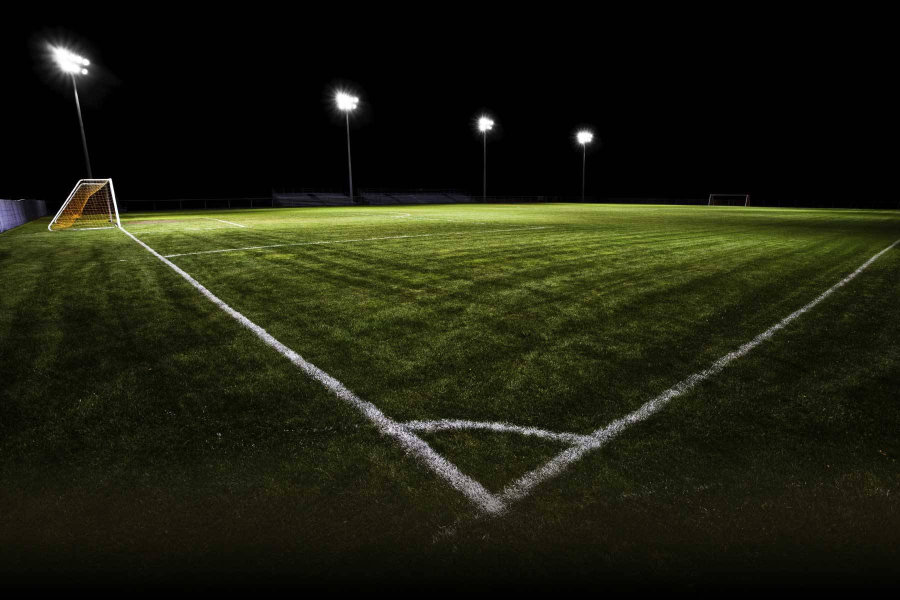
#> input picture images/input.jpg, 1800 x 1200 px (shown at 1/2 size)
$ jupyter execute --allow-errors '2. Image manipulation.ipynb'
#> lines starting #> are read from the running program, lines starting #| are printed output that depends on the picture; after the words box and inside, x2 and y2 are one past the last pixel; in counts of white or black regions, pixels touching at a corner belong together
### 2. Image manipulation
1. transfoemations,affine and non affine

2. translations

3. Rotations

4. Scaling,re-sizing and interpolations

5. Image pyramids

6. Cropping

7. Arithmetic operations

8. Bitwise operations

9. Convulotions and Blurring

10. sharpening

11. thresholding and Binarization

12. Dilation,erosion,oppening and closing

13. Edge detection

14. Perspective and Affine transforms

[cell 1]
import cv2 as cv
import numpy as np

##### 2. translation
is an affine transformation that shift image in a given direction ubtained by multiplying
the matrix image with T=[[1,0,Tx],[0,1,Ty]]

[cell 2]
img=cv.imread("./images/input.jpg")
#> img is the input picture: shape (1200, 1800, 3); mean B, G, R 15.4, 31.6, 29.7
h,w=img.shape[:2]
#> h = 1200; w = 1800
#
T=np.array([[1,0,h/8],[0,1,w/8]])
#> T = [[1, 0, 150], [0, 1, 225]]
trans_img=cv.warpAffine(img,T,(h,w))
cv.imshow("translation",trans_img)
cv.waitKey()
cv.destroyAllWindows()

##### 3. Rotations
multiply by M=[[cos&,-sin&],[sin&,cos&]] while & is the angle of rotation
cv2.getRotationMatrix2D(rotation_center_x, rotation_center_y, angle of rotation, scale)

[cell 3]
R=cv.getRotationMatrix2D((h/2,w/2),90,1)
Rotated_img=cv.warpAffine(img,R,(h,w))
cv.imshow("Rotation",Rotated_img)
cv.waitKey()
cv.destroyAllWindows()

[cell 4]
 #Let's now to a horizontal flip.
flipped = cv.flip(img, -1)
cv.imshow('Horizontal Flip', flipped)
cv.waitKey()
cv.destroyAllWindows()

#### 4. Scaling, re-sizing and interpolations
interpolation is a method used to construct new data points within range of a discrete set of known data points
it is very important when resizing an image to fill the gaps between pixels
there a lot of interpolation techniques implemented by Opencv (see doc)

Resizing is very easy in opencvusing the method
cv2.resize(image, dsize(output image size), x scale, y scale, interpolation)

[cell 5]
linInter=cv.resize(img,None,fx=0.75,fy=0.75)
cv.imshow("",linInter)
cv.waitKey()
# Cubic Interpolation
linInter=cv.resize(img,None,fx=2,fy=2,interpolation = cv.INTER_CUBIC)
#> linInter: shape (2400, 3600, 3)
cv.imshow("",linInter)
cv.waitKey()
# Area Interpôlation(best for down sampling)
linInter=cv.resize(img,(900,600),interpolation = cv.INTER_AREA)
#> linInter: shape (600, 900, 3)
cv.imshow("",linInter)
cv.waitKey()
cv.destroyAllWindows()

#### 5. Image pyramids
technique used in resizing that help us get multiple downsizing copies of the same image

[cell 6]
copies=4
pyramid=img
for i in range(0,copies):
    pyramid=cv.pyrDown(pyramid)
    cv.imshow("",pyramid)
    cv.waitKey()
cv.destroyAllWindows()

Note: be careful with resizing because once you downsize your image you can not upsize it with the same quality

[cell 7]
small=cv.pyrDown(img)
cv.imshow("",img)
cv.waitKey()
large=cv.pyrUp(small)
large=cv.imshow("image after downsizing and upsizing",large)
cv.waitKey()
cv.destroyAllWindows()

#### 6.Cropping:
extract a part of an image

[cell 8]
# Let's get the starting pixel coordiantes (top  left of cropping rectangle)
start_row, start_col = int(h * .25), int(w * .25)
#> start_row = 300; start_col = 450

# Let's get the ending pixel coordinates (bottom right)
end_row, end_col = int(h * .75), int(w * .75)
#> end_row = 900; end_col = 1350

# Simply use indexing to crop out the rectangle we desire
cropped = img[start_row:end_row , start_col:end_col]

cv.imshow("Original Image", img)
cv.waitKey(0)
cv.imshow("Cropped Image", cropped)
cv.waitKey(0)
cv.destroyAllWindows()

###### 7. Arithmetic Operations:
are basically adding or substracting matrices to the image which has the effect of increasing or deacring brightness or intensity

[cell 9]
M=np.ones(img.shape,dtype="uint8")*100
added=img+M
cv.imshow("adding M",added)
subbe=img-M
cv.waitKey(0)

cv.imshow("sub M",subbe)
cv.waitKey(0)
cv.destroyAllWindows()

#### 8.Bitwise opeartions:
Operations like And,Or,Xor,Not are useful in masking

[cell 10]
# If you're wondering why only two dimensions, well this is a grayscale image,
# if we doing a colored image, we'd use
# rectangle = np.zeros((300, 300, 3),np.uint8)

# Making a sqare
square = np.zeros((300, 300), np.uint8)
cv.rectangle(square, (50, 50), (250, 250), 255, -2)
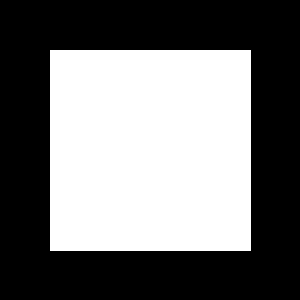
#> square: shape (300, 300); 44.9% white; 1 white region, box (x1, y1, x2, y2) and area: (50, 50, 251, 251) 40401
cv.imshow("Square", square)
cv.waitKey(0)

# Making a ellipse
ellipse = np.zeros((300, 300), np.uint8)
cv.ellipse(ellipse, (150, 150), (150, 150), 30, 0, 180, 255, -1)
#> ellipse: shape (300, 300); 39.6% white; 1 white region, box (x1, y1, x2, y2) and area: (0, 75, 281, 300) 35626
cv.imshow("Ellipse", ellipse)
cv.waitKey(0)

cv.destroyAllWindows()

# Shows only where they intersect
And = cv.bitwise_and(square, ellipse)
#> And: shape (300, 300); 22.6% white; 1 white region, box (x1, y1, x2, y2) and area: (50, 92, 251, 251) 20305
cv.imshow("AND", And)
cv.waitKey(0)

# Shows where either square or ellipse is
bitwiseOr = cv.bitwise_or(square, ellipse)
#> bitwiseOr: shape (300, 300); 61.9% white; 2 black regions, box (x1, y1, x2, y2) and area: (0, 0, 300, 300) 29520, (0, 157, 131, 300) 4758
cv.imshow("OR", bitwiseOr)
cv.waitKey(0)

# Shows where either exist by itself
bitwiseXor = cv.bitwise_xor(square, ellipse)
#> bitwiseXor: shape (300, 300); 39.4% white; 1 white region, box (x1, y1, x2, y2) and area: (0, 50, 281, 300) 35417
cv.imshow("XOR", bitwiseXor)
cv.waitKey(0)

# Shows everything that isn't part of the square
bitwiseNot_sq = cv.bitwise_not(square)
cv.imshow("NOT - square", bitwiseNot_sq)
cv.waitKey(0)

### Notice the last operation inverts the image totally

cv.destroyAllWindows()

##### 9. Convolution and Blurring
convolution is a mathematical operation performed on two functions producing a third one which is typically a modified version of the one of the original one's

[cell 11]
### bluring using a 3,3 matrice
kernel=np.ones((3,3),dtype="uint8")/9
blu3_img=cv.filter2D(img,-1,kernel)
cv.imshow("blu3",blu3_img)
cv.waitKey(0)

### bluring using a 9,9 matrice
kernel=np.ones((9,9),dtype="uint8")/81
blu9_img=cv.filter2D(img,-1,kernel)
cv.imshow("blu9_img",blu9_img)
cv.waitKey(0)

cv.destroyAllWindows()

########other commmonly used blurring methods

[cell 12]
# Averaging done by convolving the image with a normalized box filter.
# This takes the pixels under the box and replaces the central element
# Box size needs to odd and positive
blur = cv.blur(img, (3,3))
cv.imshow('Averaging', blur)
cv.waitKey(0)

# Instead of box filter, gaussian kernel
Gaussian = cv.GaussianBlur(img, (7,7), 0)
cv.imshow('Gaussian Blurring', Gaussian)
cv.waitKey(0)

# Takes median of all the pixels under kernel area and central
# element is replaced with this median value
median = cv.medianBlur(img, 5)
cv.imshow('Median Blurring', median)
cv.waitKey(0)

# Bilateral is very effective in noise removal while keeping edges sharp
bilateral = cv.bilateralFilter(img, 9, 75, 75)
cv.imshow('Bilateral Blurring', bilateral)
cv.waitKey(0)
cv.destroyAllWindows()

########## Image De-noising - Non-Local Means Denoising
There are 4 variations of Non-Local Means Denoising:

cv2.fastNlMeansDenoising() - works with a single grayscale images
cv2.fastNlMeansDenoisingColored() - works with a color image.
cv2.fastNlMeansDenoisingMulti() - works with image sequence captured in short period of time (grayscale images)
cv2.fastNlMeansDenoisingColoredMulti() - same as above, but for color images.

[cell 13]
# Parameters, after None are - the filter strength 'h' (5-10 is a good range)
# Next is hForColorComponents, set as same value as h again
#
dst = cv.fastNlMeansDenoisingColored(img, None, 6, 6, 7, 21)

cv.imshow('Fast Means Denoising', dst)
cv.waitKey(0)

cv.destroyAllWindows()

####### 10.Sharpening
the opposite of blurring ,it strenghthen and emphasize edges in an image

[cell 14]
kernel=np.array([[-1,-1,-1],[-1,9,-1],[-1,-1,-1]])
sharp_age=cv.filter2D(img,-1,kernel)

cv.imshow('Sharped Image', sharp_age)
cv.waitKey(0)

cv.destroyAllWindows()

##### 11.Thresholding, Binarization & Adaptive Thresholding
In thresholding, we convert a grey scale image to it's binary form

[cell 15]
# Values below 127 goes to 0 (black, everything above goes to 255 (white)
ret,thresh1 = cv.threshold(img, 127, 255, cv.THRESH_BINARY)
cv.imshow('1 Threshold Binary', thresh1)
cv.waitKey(0)
# Values below 127 go to 255 and values above 127 go to 0 (reverse of above)
ret,thresh2 = cv.threshold(img, 127, 255, cv.THRESH_BINARY_INV)
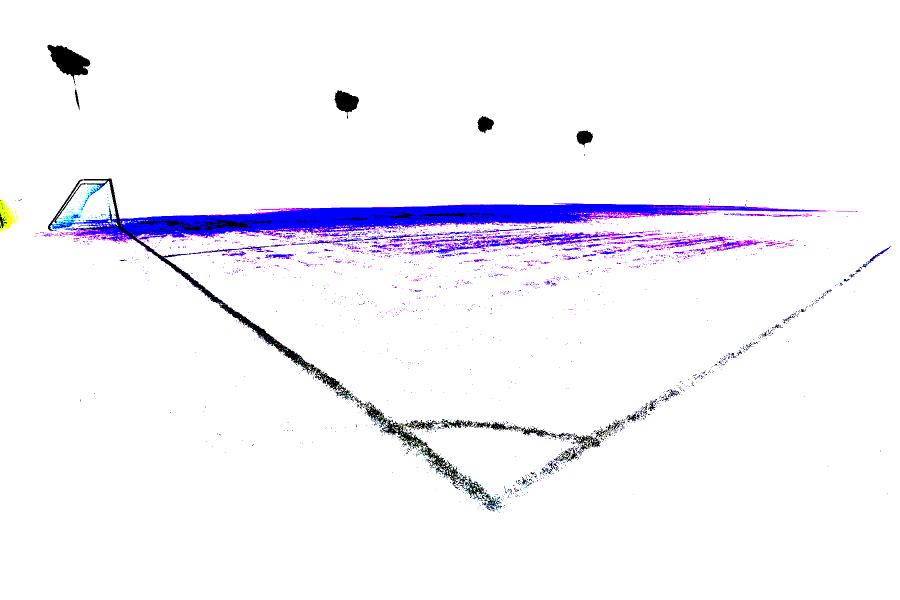
#> thresh2: shape (1200, 1800, 3) (shown at 1/2 size); mean B, G, R 251.5, 243.9, 245.6
cv.imshow('2 Threshold Binary Inverse', thresh2)
cv.waitKey(0)
# Values above 127 are truncated (held) at 127 (the 255 argument is unused)
ret,thresh3 = cv.threshold(img, 127, 255, cv.THRESH_TRUNC)
cv.imshow('3 THRESH TRUNC', thresh3)
cv.waitKey(0)
# Values below 127 go to 0, above 127 are unchanged
ret,thresh4 = cv.threshold(img, 127, 255, cv.THRESH_TOZERO)
cv.imshow('4 THRESH TOZERO', thresh4)
cv.waitKey(0)
# Resever of above, below 127 is unchanged, above 127 goes to 0
ret,thresh5 = cv.threshold(img, 127, 255, cv.THRESH_TOZERO_INV)
cv.imshow('5 THRESH TOZERO INV', thresh5)
cv.waitKey(0)

cv.destroyAllWindows()

Is there a better way off thresholding?

The biggest downfall of those simple threshold methods is that we need to provide the threshold value (i.e. the 127 value we used previously).
What if there was a smarter way of doing this?
There is with, Adaptive thresholding.

[cell 16]
# It's good practice to blur images as it removes noise
image = cv.GaussianBlur(img, (3, 3), 0)

# Using adaptiveThreshold
#> (the rest of this cell did not finish here and is left out)

##### 12. Dilation,Erosion ,Opening, Closing
Dilation: add pixels to the boundaries of objects in images)
Erosion : remove pixels of the boundaries of objects in an Image
Opening: E->D
Closing: D->E

O and C are great tools for noise removing

[cell 17]
kernel = np.ones((5,5), np.uint8)

# Now we erode
erosion = cv.erode(image, kernel, iterations = 1)
cv.imshow('Erosion', erosion)
cv.waitKey(0)

#
dilation = cv.dilate(image, kernel, iterations = 1)
cv.imshow('Dilation', dilation)
cv.waitKey(0)

# Opening - Good for removing noise
opening = cv.morphologyEx(image, cv.MORPH_OPEN, kernel)
cv.imshow('Opening', opening)
cv.waitKey(0)

# Closing - Good for removing noise
closing = cv.morphologyEx(image, cv.MORPH_CLOSE, kernel)
cv.imshow('Closing', closing)
cv.waitKey(0)
#> Out = 27

There are some other less popular morphology operations, see the official OpenCV site:
http://docs.opencv.org/3.0-beta/doc/py_tutorials/py_imgproc/py_morphological_ops/py_morphological_ops.html

#### 13. Edge detection and image gradient
Edges can be defined as sudden changes in image
edge detection is a very importatnt area in computer vision specially when dealing with countours
OpenCv many types of edge detection algo such as:
* Sobel: to emphasize vertical and horizontal edges
* Lapalacian: Gets all orientations
* Canny : Optimal due to its low error rate (see more abut Canny)

[cell 18]
image=img
# Extract Sobel Edges
sobel_x = cv.Sobel(image, cv.CV_64F, 0, 1, ksize=5)
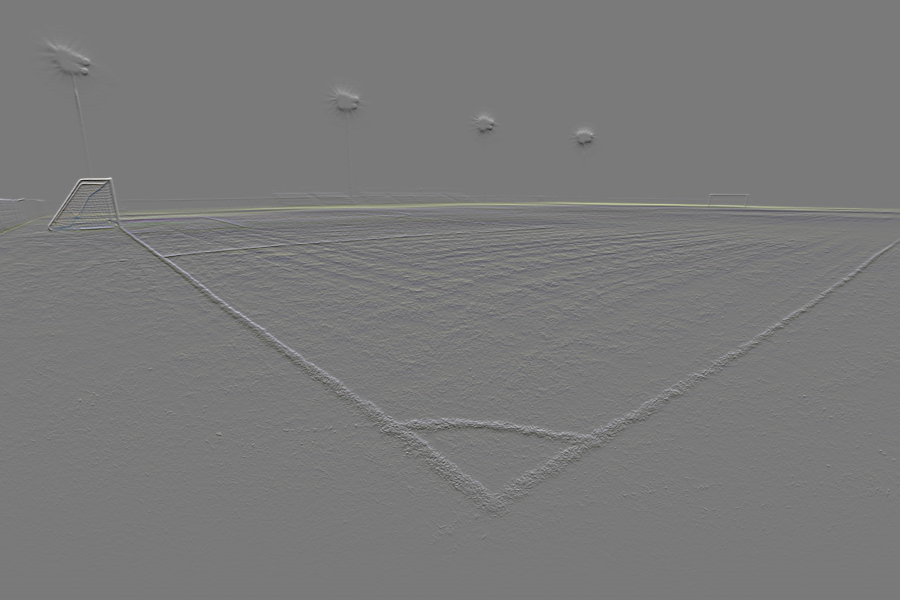
#> sobel_x: shape (1200, 1800, 3) float64 (shown at 1/2 size); mean B, G, R 0, 0, 0; drawn with min black and max white
sobel_y = cv.Sobel(image, cv.CV_64F, 1, 0, ksize=5)

cv.imshow('Original', image)
cv.waitKey(0)
cv.imshow('Sobel X', sobel_x)
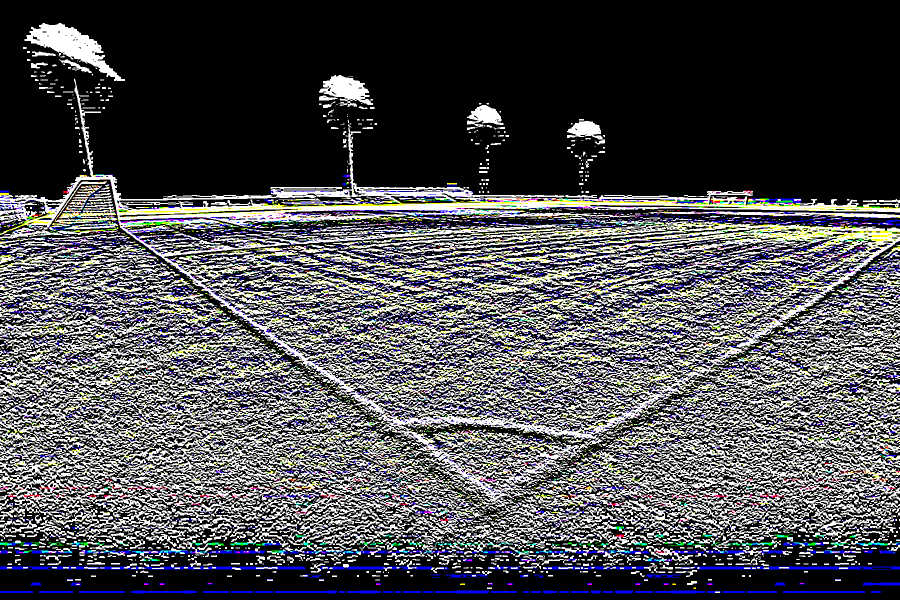
#> window 'Sobel X': shape (1200, 1800, 3) (shown at 1/2 size); mean B, G, R 80.5, 77.4, 77.3
cv.waitKey(0)
cv.imshow('Sobel Y', sobel_y)
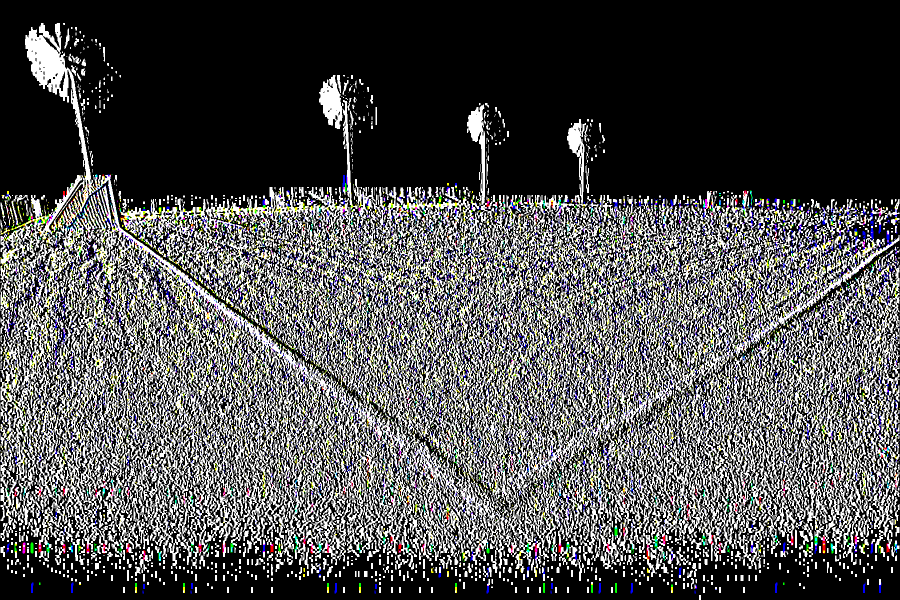
#> window 'Sobel Y': shape (1200, 1800, 3) (shown at 1/2 size); mean B, G, R 80, 79.9, 79.8
cv.waitKey(0)

sobel_OR = cv.bitwise_or(sobel_x, sobel_y)
#> sobel_OR: shape (1200, 1800, 3) float64; 0.43% of the values are NaN or infinite; the others: min -131056, max 131056, mean -5808.7
cv.imshow('sobel_OR', sobel_OR)
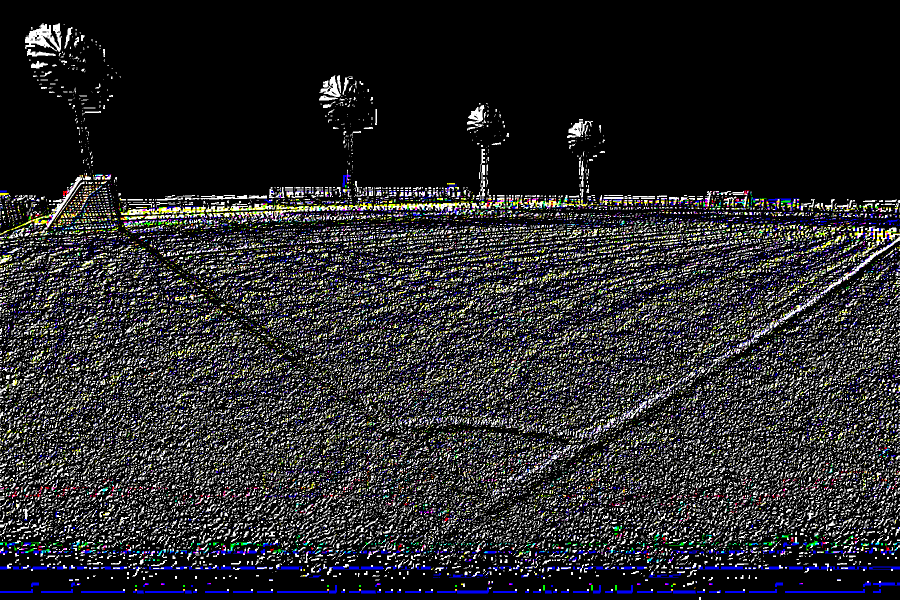
#> window 'sobel_OR': shape (1200, 1800, 3) (shown at 1/2 size); mean B, G, R 42.1, 39.9, 39.8
cv.waitKey(0)

laplacian = cv.Laplacian(image, cv.CV_64F)
cv.imshow('Laplacian', laplacian)
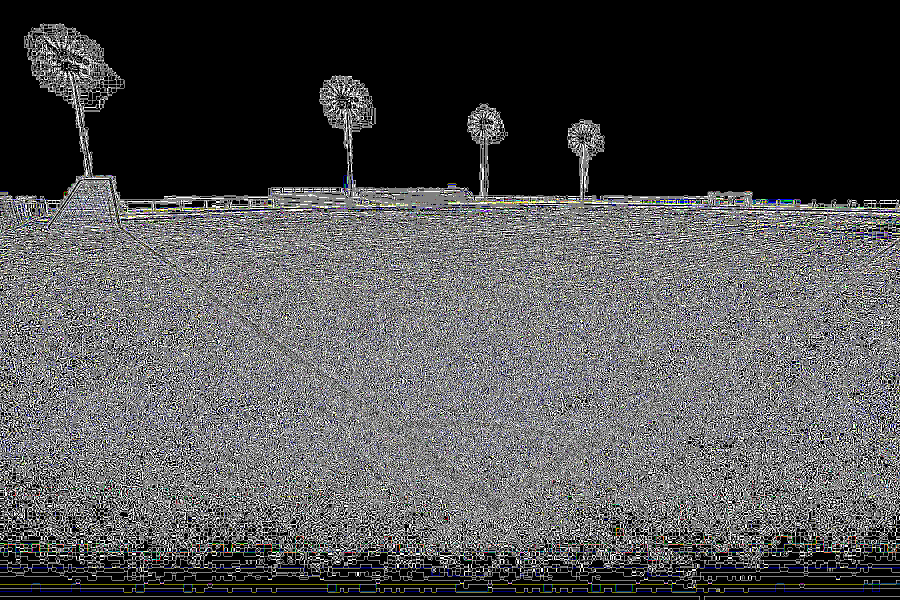
#> window 'Laplacian': shape (1200, 1800, 3) (shown at 1/2 size); mean B, G, R 80.1, 79.4, 79.2
cv.waitKey(0)


##  Then, we need to provide two values: threshold1 and threshold2. Any gradient value larger than threshold2
# is considered to be an edge. Any value below threshold1 is considered not to be an edge.
#Values in between threshold1 and threshold2 are either classiﬁed as edges or non-edges based on how their
#intensities are “connected”. In this case, any gradient values below 60 are considered non-edges
#whereas any values above 120 are considered edges.


# Canny Edge Detection uses gradient values as thresholds
# The first threshold gradient
canny = cv.Canny(image, 50, 120)
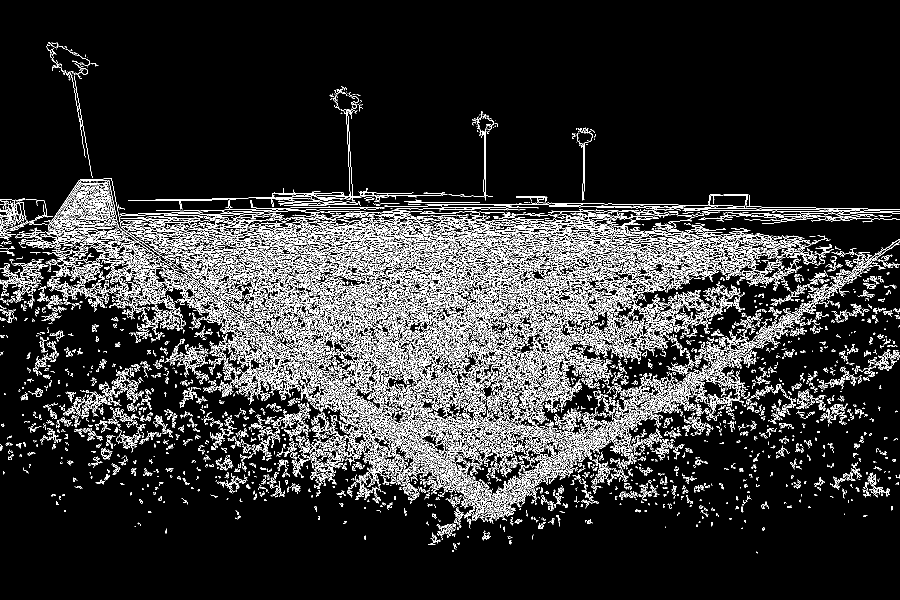
#> canny: shape (1200, 1800) (shown at 1/2 size); 11.8% white in thin lines or dots, all inside (x1, y1, x2, y2) = (0, 85, 1800, 1107)
cv.imshow('Canny', canny)
cv.waitKey(0)

cv.destroyAllWindows()

##### Perspective and Affine transforms
In affine transforms you only need 3 coordiantes to obtain the correct transform

[cell 19]
image = cv.imread('images/scan.jpg')
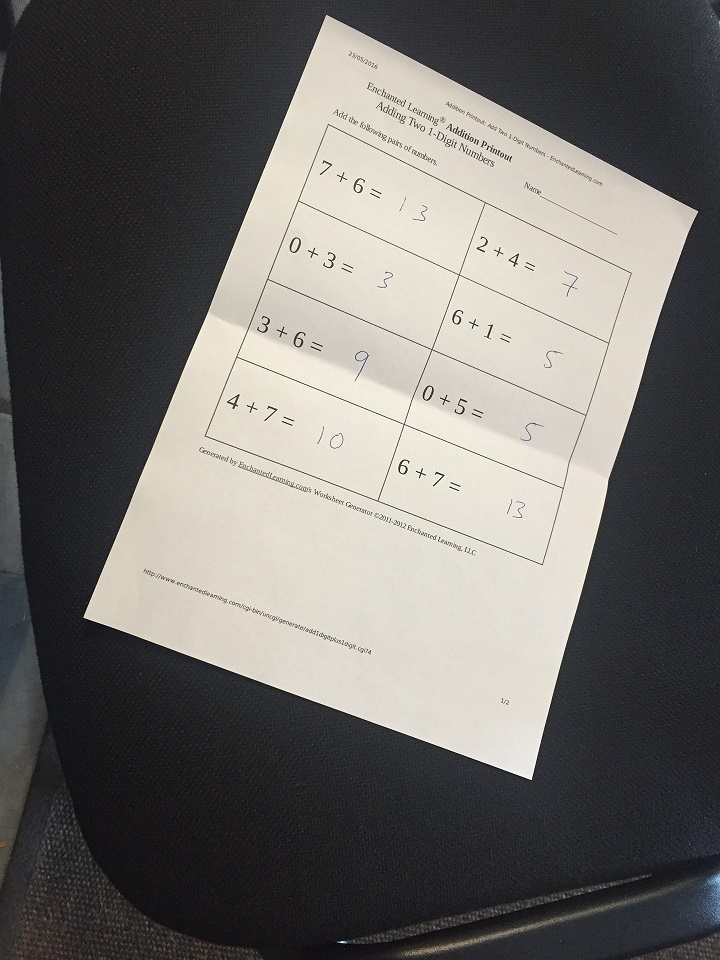
#> input picture images/scan.jpg, 720 x 960 px

cv.imshow('Original', image)
cv.waitKey(0)

# Cordinates of the 4 corners of the original image
points_A = np.float32([[320,15], [700,215], [85,610], [530,780]])

# Cordinates of the 4 corners of the desired output
# We use a ratio of an A4 Paper 1 : 1.41
points_B = np.float32([[0,0], [420,0], [0,594], [420,594]])

# Use the two sets of four points to compute
# the Perspective Transformation matrix, M
M = cv.getPerspectiveTransform(points_A, points_B)
#> M = [[0.777, 0.307, -253.1], [-0.452, 0.859, 131.9], [-0.000247, 9.97e-05, 1]]

warped = cv.warpPerspective(image, M, (420,594))

cv.imshow('warpPerspective', warped)
cv.waitKey(0)
cv.destroyAllWindows()
